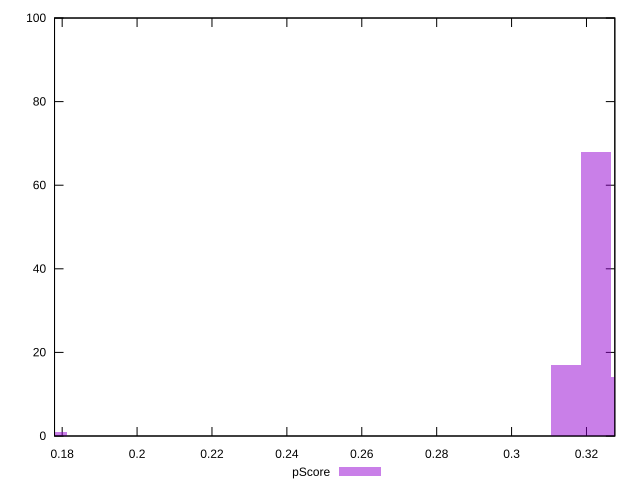

gnuplot code for this plot:
reset

$pScore <<EOF
0.17738948639171245 1
0.3225263388940226 68
0.3305894973663732 14
0.31446318042167204 17
EOF

set key outside below
set boxwidth 0.008063158472350566
set xrange [0.17796033501045871:0.32756707265059637]
set yrange [0:100]
set trange [0:100]
set style fill transparent solid 0.5 noborder
set terminal svg size 640, 490 enhanced background rgb 'white'
set output "reports/report_00033_2021-03-01T14-23-16.841Z/interactive/samples/astro-inner-cached/pScore/histogram.svg"

plot $pScore title "pScore" with boxes

reset
